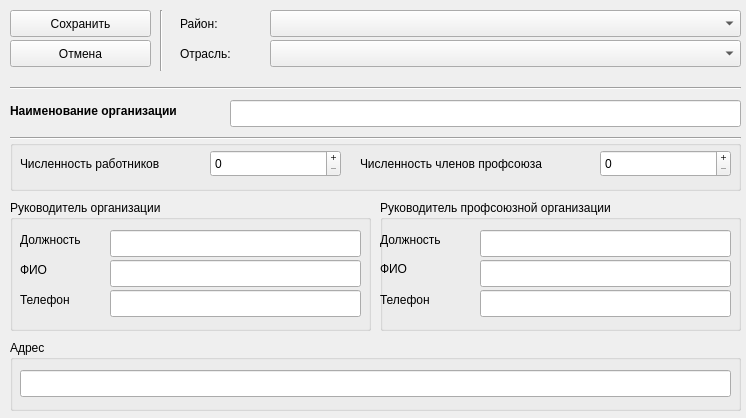
<?xml version="1.0" encoding="UTF-8"?>
<ui version="4.0">
 <class>DoDataForm</class>
 <widget class="QWidget" name="DoDataForm">
  <property name="geometry">
   <rect>
    <x>0</x>
    <y>0</y>
    <width>746</width>
    <height>418</height>
   </rect>
  </property>
  <property name="minimumSize">
   <size>
    <width>746</width>
    <height>418</height>
   </size>
  </property>
  <property name="maximumSize">
   <size>
    <width>746</width>
    <height>418</height>
   </size>
  </property>
  <property name="windowTitle">
   <string>Form</string>
  </property>
  <widget class="QLabel" name="labelOtrasl">
   <property name="geometry">
    <rect>
     <x>180</x>
     <y>40</y>
     <width>80</width>
     <height>27</height>
    </rect>
   </property>
   <property name="text">
    <string>Отрасль:</string>
   </property>
  </widget>
  <widget class="QLabel" name="labelRayon">
   <property name="enabled">
    <bool>true</bool>
   </property>
   <property name="geometry">
    <rect>
     <x>180</x>
     <y>10</y>
     <width>80</width>
     <height>27</height>
    </rect>
   </property>
   <property name="sizePolicy">
    <sizepolicy hsizetype="Preferred" vsizetype="Preferred">
     <horstretch>0</horstretch>
     <verstretch>0</verstretch>
    </sizepolicy>
   </property>
   <property name="minimumSize">
    <size>
     <width>80</width>
     <height>27</height>
    </size>
   </property>
   <property name="maximumSize">
    <size>
     <width>312</width>
     <height>27</height>
    </size>
   </property>
   <property name="baseSize">
    <size>
     <width>0</width>
     <height>0</height>
    </size>
   </property>
   <property name="text">
    <string>Район:</string>
   </property>
  </widget>
  <widget class="QComboBox" name="cmbRayon">
   <property name="geometry">
    <rect>
     <x>270</x>
     <y>10</y>
     <width>471</width>
     <height>27</height>
    </rect>
   </property>
   <property name="minimumSize">
    <size>
     <width>50</width>
     <height>0</height>
    </size>
   </property>
  </widget>
  <widget class="QComboBox" name="cmbOtrasl">
   <property name="geometry">
    <rect>
     <x>270</x>
     <y>40</y>
     <width>471</width>
     <height>27</height>
    </rect>
   </property>
  </widget>
  <widget class="QPushButton" name="btnSave">
   <property name="geometry">
    <rect>
     <x>10</x>
     <y>10</y>
     <width>141</width>
     <height>27</height>
    </rect>
   </property>
   <property name="text">
    <string>Сохранить</string>
   </property>
  </widget>
  <widget class="QPushButton" name="btnCancel">
   <property name="geometry">
    <rect>
     <x>10</x>
     <y>40</y>
     <width>141</width>
     <height>27</height>
    </rect>
   </property>
   <property name="text">
    <string>Отмена</string>
   </property>
  </widget>
  <widget class="Line" name="line">
   <property name="geometry">
    <rect>
     <x>160</x>
     <y>10</y>
     <width>3</width>
     <height>61</height>
    </rect>
   </property>
   <property name="orientation">
    <enum>Qt::Vertical</enum>
   </property>
  </widget>
  <widget class="Line" name="line_2">
   <property name="geometry">
    <rect>
     <x>10</x>
     <y>80</y>
     <width>731</width>
     <height>16</height>
    </rect>
   </property>
   <property name="orientation">
    <enum>Qt::Horizontal</enum>
   </property>
  </widget>
  <widget class="QGroupBox" name="groupBox">
   <property name="geometry">
    <rect>
     <x>10</x>
     <y>140</y>
     <width>731</width>
     <height>51</height>
    </rect>
   </property>
   <property name="title">
    <string/>
   </property>
   <widget class="QLabel" name="labelProfs">
    <property name="geometry">
     <rect>
      <x>350</x>
      <y>10</y>
      <width>241</width>
      <height>27</height>
     </rect>
    </property>
    <property name="text">
     <string>Численность членов профсоюза</string>
    </property>
   </widget>
   <widget class="QLabel" name="labelWorkers">
    <property name="geometry">
     <rect>
      <x>10</x>
      <y>10</y>
      <width>181</width>
      <height>27</height>
     </rect>
    </property>
    <property name="text">
     <string>Численность работников</string>
    </property>
   </widget>
   <widget class="QSpinBox" name="sbWorkers">
    <property name="geometry">
     <rect>
      <x>200</x>
      <y>10</y>
      <width>131</width>
      <height>27</height>
     </rect>
    </property>
    <property name="buttonSymbols">
     <enum>QAbstractSpinBox::PlusMinus</enum>
    </property>
    <property name="maximum">
     <number>9999</number>
    </property>
   </widget>
  </widget>
  <widget class="QLabel" name="labelPredName">
   <property name="geometry">
    <rect>
     <x>10</x>
     <y>102</y>
     <width>211</width>
     <height>17</height>
    </rect>
   </property>
   <property name="font">
    <font>
     <weight>75</weight>
     <bold>true</bold>
    </font>
   </property>
   <property name="text">
    <string>Наименование организации</string>
   </property>
   <property name="buddy">
    <cstring>EditPredName</cstring>
   </property>
  </widget>
  <widget class="QLineEdit" name="EditPredName">
   <property name="geometry">
    <rect>
     <x>230</x>
     <y>100</y>
     <width>511</width>
     <height>27</height>
    </rect>
   </property>
  </widget>
  <widget class="Line" name="line_3">
   <property name="geometry">
    <rect>
     <x>10</x>
     <y>130</y>
     <width>731</width>
     <height>16</height>
    </rect>
   </property>
   <property name="orientation">
    <enum>Qt::Horizontal</enum>
   </property>
  </widget>
  <widget class="QGroupBox" name="groupBox_2">
   <property name="geometry">
    <rect>
     <x>10</x>
     <y>200</y>
     <width>361</width>
     <height>131</height>
    </rect>
   </property>
   <property name="font">
    <font>
     <weight>50</weight>
     <bold>false</bold>
     <kerning>true</kerning>
    </font>
   </property>
   <property name="title">
    <string>Руководитель организации</string>
   </property>
   <widget class="QLabel" name="labelWPosition">
    <property name="geometry">
     <rect>
      <x>10</x>
      <y>31</y>
      <width>91</width>
      <height>17</height>
     </rect>
    </property>
    <property name="text">
     <string>Должность</string>
    </property>
   </widget>
   <widget class="QLabel" name="labelWFIO">
    <property name="geometry">
     <rect>
      <x>10</x>
      <y>61</y>
      <width>91</width>
      <height>17</height>
     </rect>
    </property>
    <property name="text">
     <string>ФИО</string>
    </property>
   </widget>
   <widget class="QLabel" name="labelWTel">
    <property name="geometry">
     <rect>
      <x>10</x>
      <y>91</y>
      <width>91</width>
      <height>17</height>
     </rect>
    </property>
    <property name="text">
     <string>Телефон</string>
    </property>
   </widget>
   <widget class="QLineEdit" name="EditWPosition">
    <property name="geometry">
     <rect>
      <x>100</x>
      <y>30</y>
      <width>251</width>
      <height>27</height>
     </rect>
    </property>
   </widget>
   <widget class="QLineEdit" name="EditWFIO">
    <property name="geometry">
     <rect>
      <x>100</x>
      <y>60</y>
      <width>251</width>
      <height>27</height>
     </rect>
    </property>
   </widget>
   <widget class="QLineEdit" name="EditWTel">
    <property name="geometry">
     <rect>
      <x>100</x>
      <y>90</y>
      <width>251</width>
      <height>27</height>
     </rect>
    </property>
   </widget>
  </widget>
  <widget class="QGroupBox" name="groupBox_3">
   <property name="geometry">
    <rect>
     <x>380</x>
     <y>200</y>
     <width>361</width>
     <height>131</height>
    </rect>
   </property>
   <property name="title">
    <string>Руководитель профсоюзной организации</string>
   </property>
   <widget class="QLineEdit" name="EditPTel">
    <property name="geometry">
     <rect>
      <x>100</x>
      <y>90</y>
      <width>251</width>
      <height>27</height>
     </rect>
    </property>
   </widget>
   <widget class="QLineEdit" name="EditPPosition">
    <property name="geometry">
     <rect>
      <x>100</x>
      <y>30</y>
      <width>251</width>
      <height>27</height>
     </rect>
    </property>
   </widget>
   <widget class="QLineEdit" name="EditPFIO">
    <property name="geometry">
     <rect>
      <x>100</x>
      <y>60</y>
      <width>251</width>
      <height>27</height>
     </rect>
    </property>
   </widget>
   <widget class="QLabel" name="labelPTel">
    <property name="geometry">
     <rect>
      <x>0</x>
      <y>91</y>
      <width>91</width>
      <height>17</height>
     </rect>
    </property>
    <property name="text">
     <string>Телефон</string>
    </property>
   </widget>
   <widget class="QLabel" name="labelPPosition">
    <property name="geometry">
     <rect>
      <x>0</x>
      <y>31</y>
      <width>91</width>
      <height>17</height>
     </rect>
    </property>
    <property name="text">
     <string>Должность</string>
    </property>
   </widget>
   <widget class="QLabel" name="labelPFIO">
    <property name="geometry">
     <rect>
      <x>0</x>
      <y>60</y>
      <width>91</width>
      <height>17</height>
     </rect>
    </property>
    <property name="text">
     <string>ФИО</string>
    </property>
   </widget>
  </widget>
  <widget class="QGroupBox" name="groupBox_4">
   <property name="geometry">
    <rect>
     <x>10</x>
     <y>340</y>
     <width>731</width>
     <height>71</height>
    </rect>
   </property>
   <property name="title">
    <string>Адрес</string>
   </property>
   <widget class="QLineEdit" name="EditAdress">
    <property name="geometry">
     <rect>
      <x>10</x>
      <y>30</y>
      <width>711</width>
      <height>27</height>
     </rect>
    </property>
   </widget>
  </widget>
  <widget class="QSpinBox" name="sbProfs">
   <property name="geometry">
    <rect>
     <x>600</x>
     <y>150</y>
     <width>131</width>
     <height>27</height>
    </rect>
   </property>
   <property name="wrapping">
    <bool>false</bool>
   </property>
   <property name="frame">
    <bool>true</bool>
   </property>
   <property name="buttonSymbols">
    <enum>QAbstractSpinBox::PlusMinus</enum>
   </property>
   <property name="showGroupSeparator" stdset="0">
    <bool>false</bool>
   </property>
   <property name="maximum">
    <number>9999</number>
   </property>
  </widget>
 </widget>
 <resources/>
 <connections/>
</ui>
